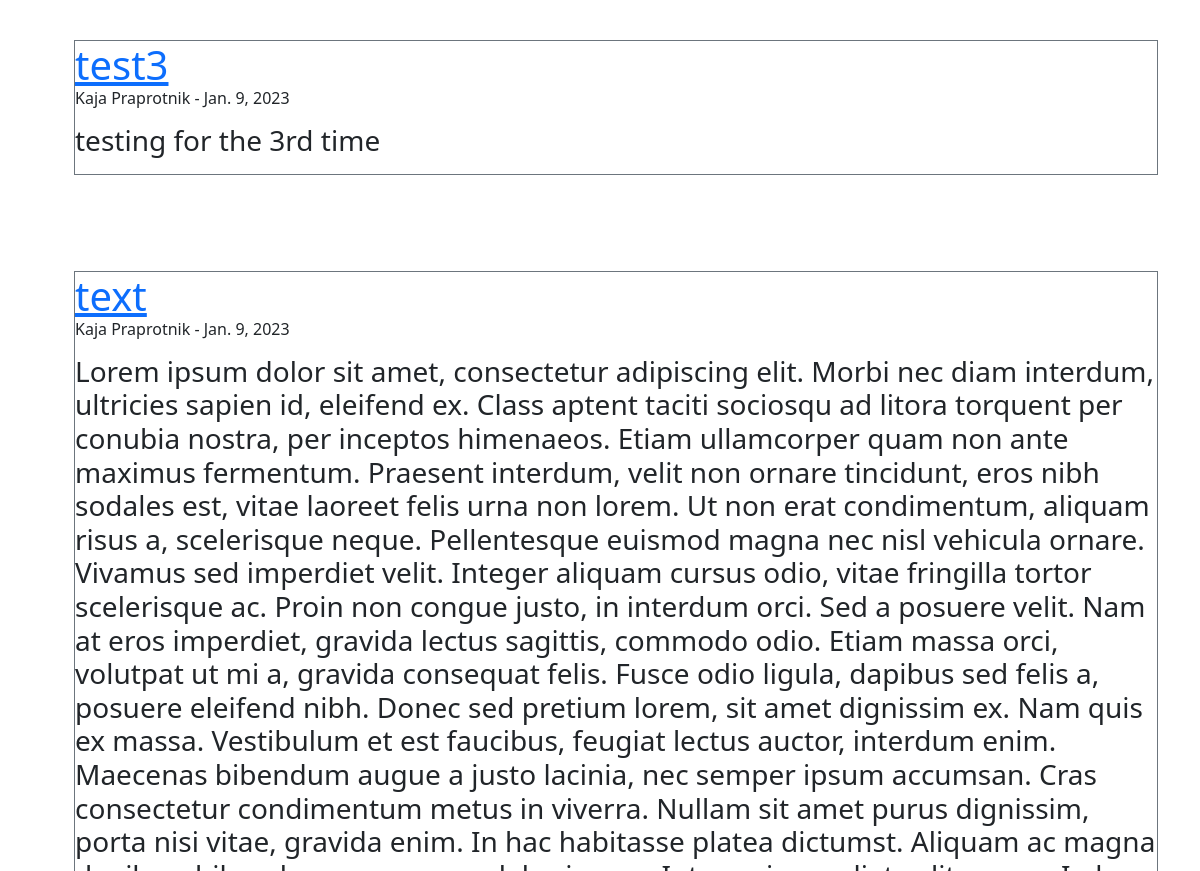
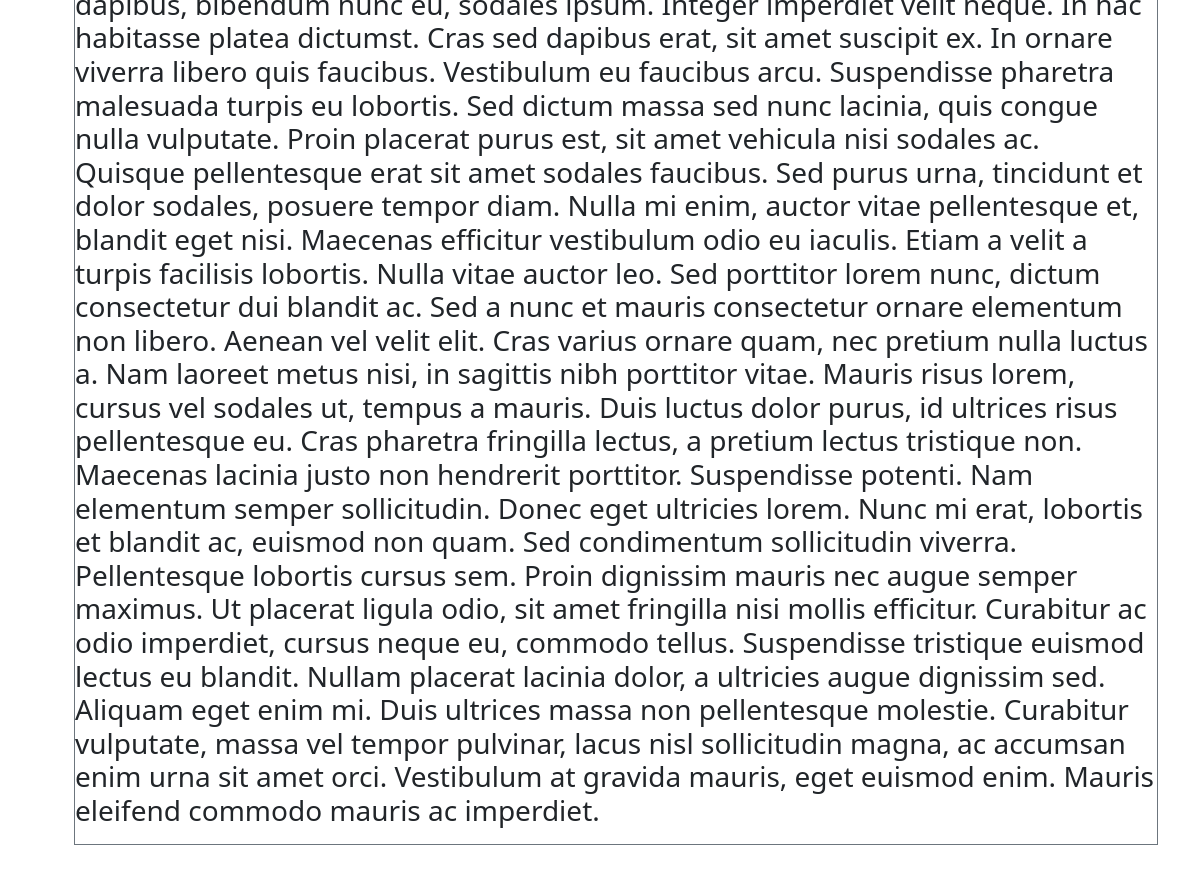
The app's page /forum (lower part), older data (2 pictures, top to bottom).
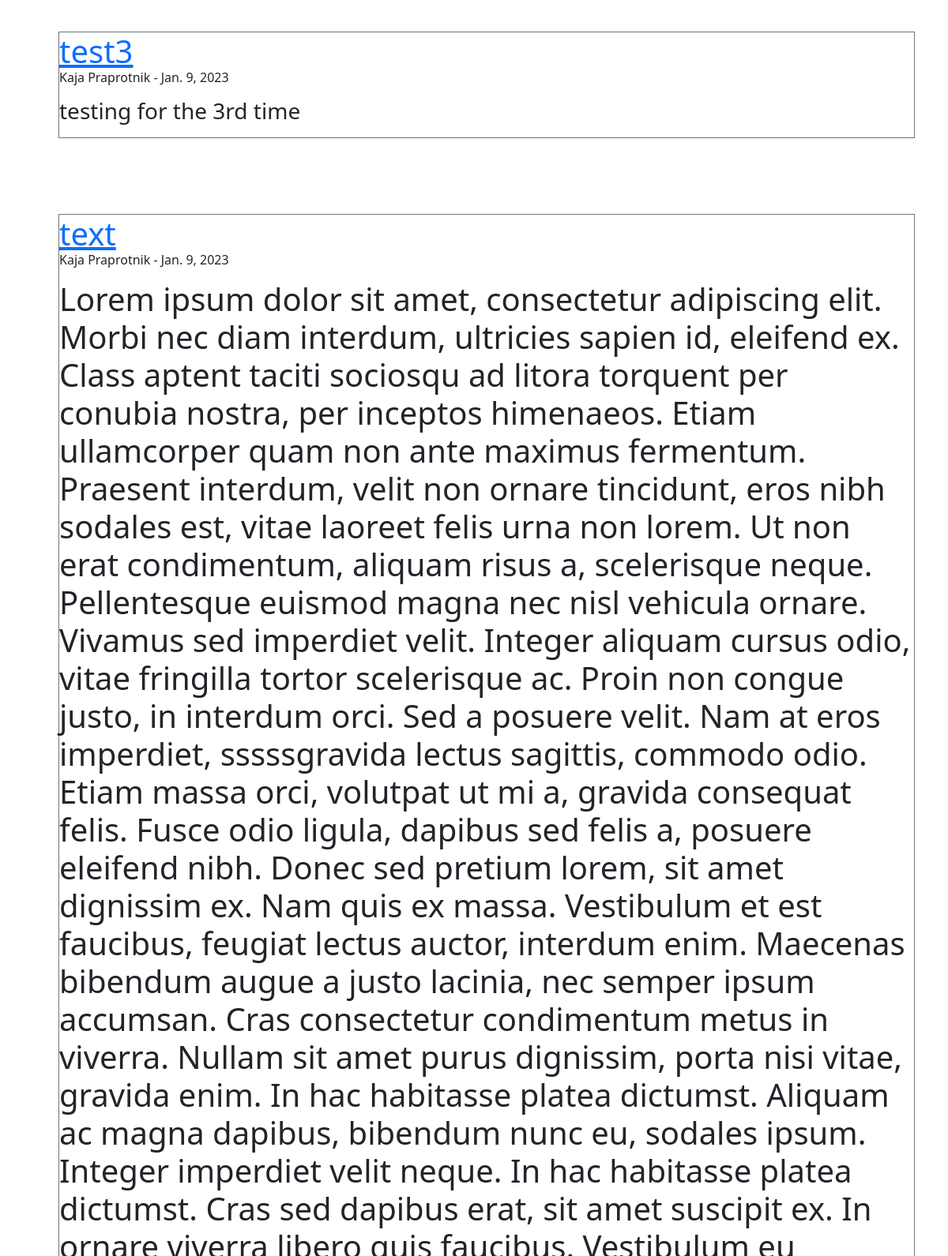
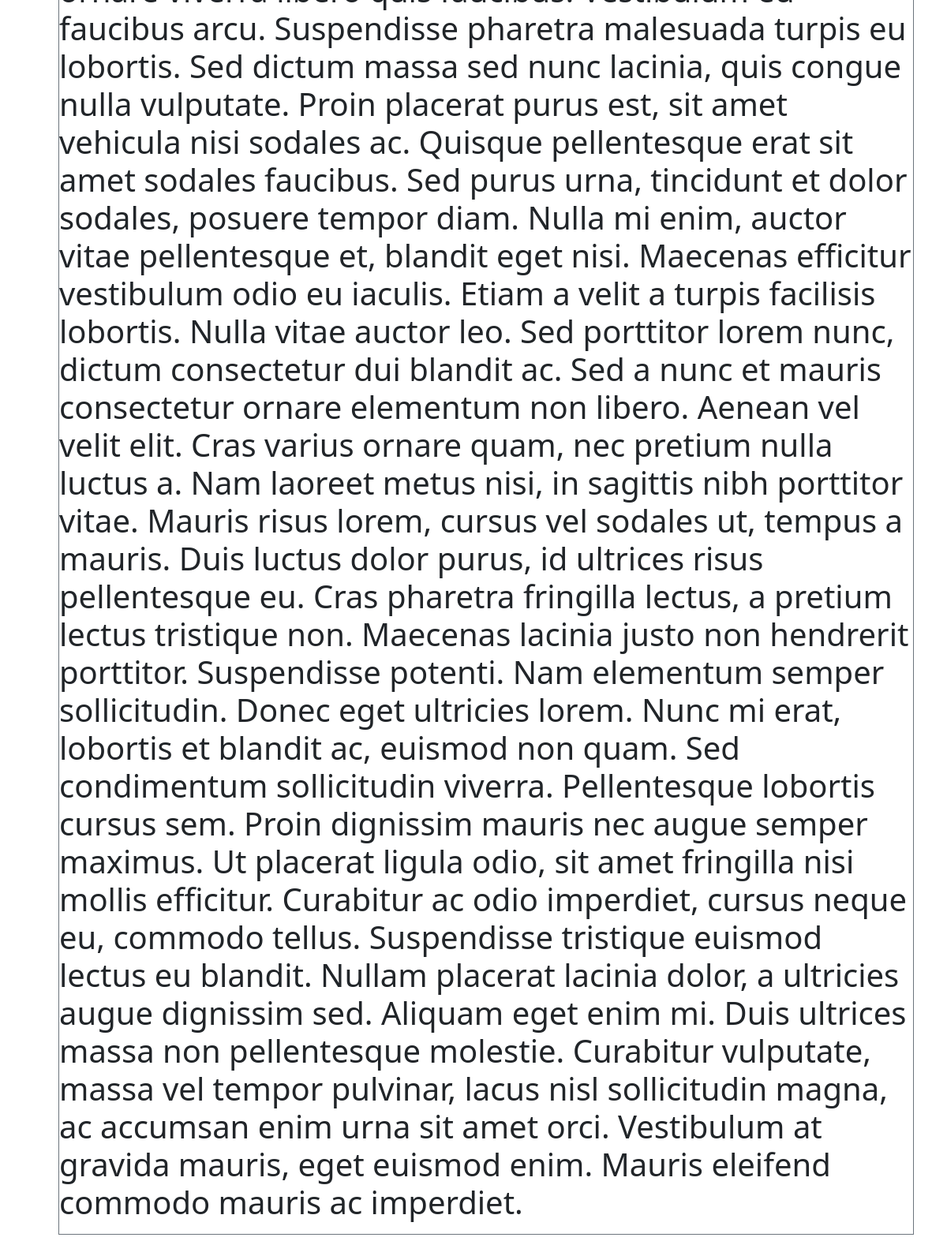
The same page, newer data (2 pictures, top to bottom).
### rianablog/models.py (models this page shows, shortened)
class Post(models.Model):
	title = models.CharField(max_length=255)
	author = models.ForeignKey(User, on_delete=models.CASCADE)
	body = RichTextField(blank=True, null=True)
	post_date = models.DateField(auto_now_add=True)

### rianablog/views.py (the view)
# urls.py: path('forum', ForumView.as_view(), name='forum-posts'),
class ForumView(ListView):
	model = Post
	template_name = 'forum.html'
	ordering = ['-post_date']

### rianablog/templates/forum.html (shortened to what this page needs)
{% extends 'base.html' %}
{% block content %}
<h1>Forum<h1>
	<br/>
	<br/>
<ul style="list-style-type:none;">
{% for post in object_list%}
	<li class="border border-secondary"> <a href="{% url 'blog-detail' post.pk %}">{{post.title}}</a><p class="fs-6">
		{{post.author.first_name}}
		{{post.author.last_name}}
		- {{post.post_date}}</p>
	<p class="fs-3">{{post.body|safe }}</p></li>
	<br/>
	<br/>
{% endfor%}
</ul>
{% endblock%}

Row changes from the older to the newer data that the page shows:
changed Post "text": body "…Nam at eros imperdiet, gravida lectus sagittis, commodo odio.…" → "…Nam at eros imperdiet, sssssgravida lectus sagittis, commodo odio.…"
